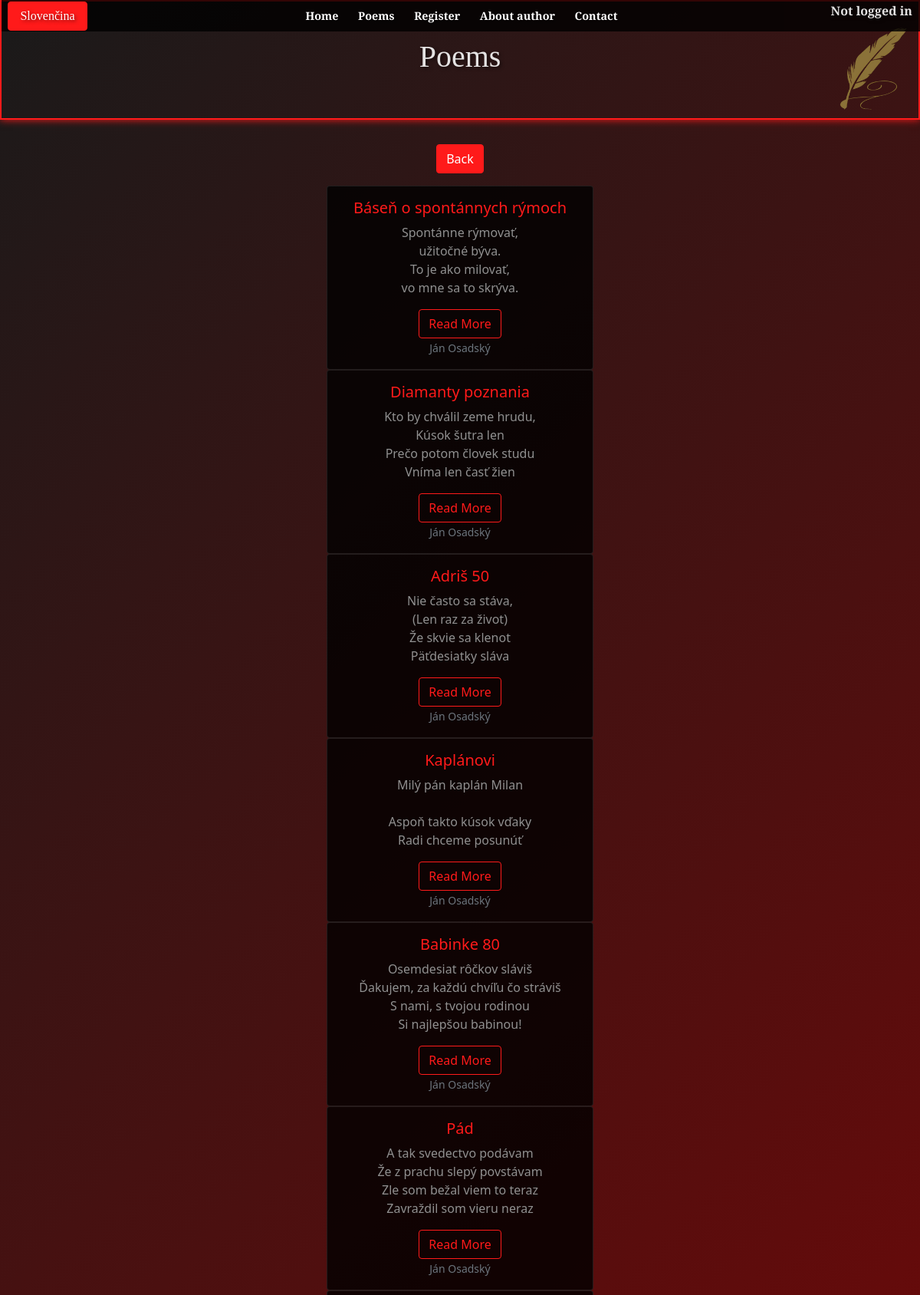
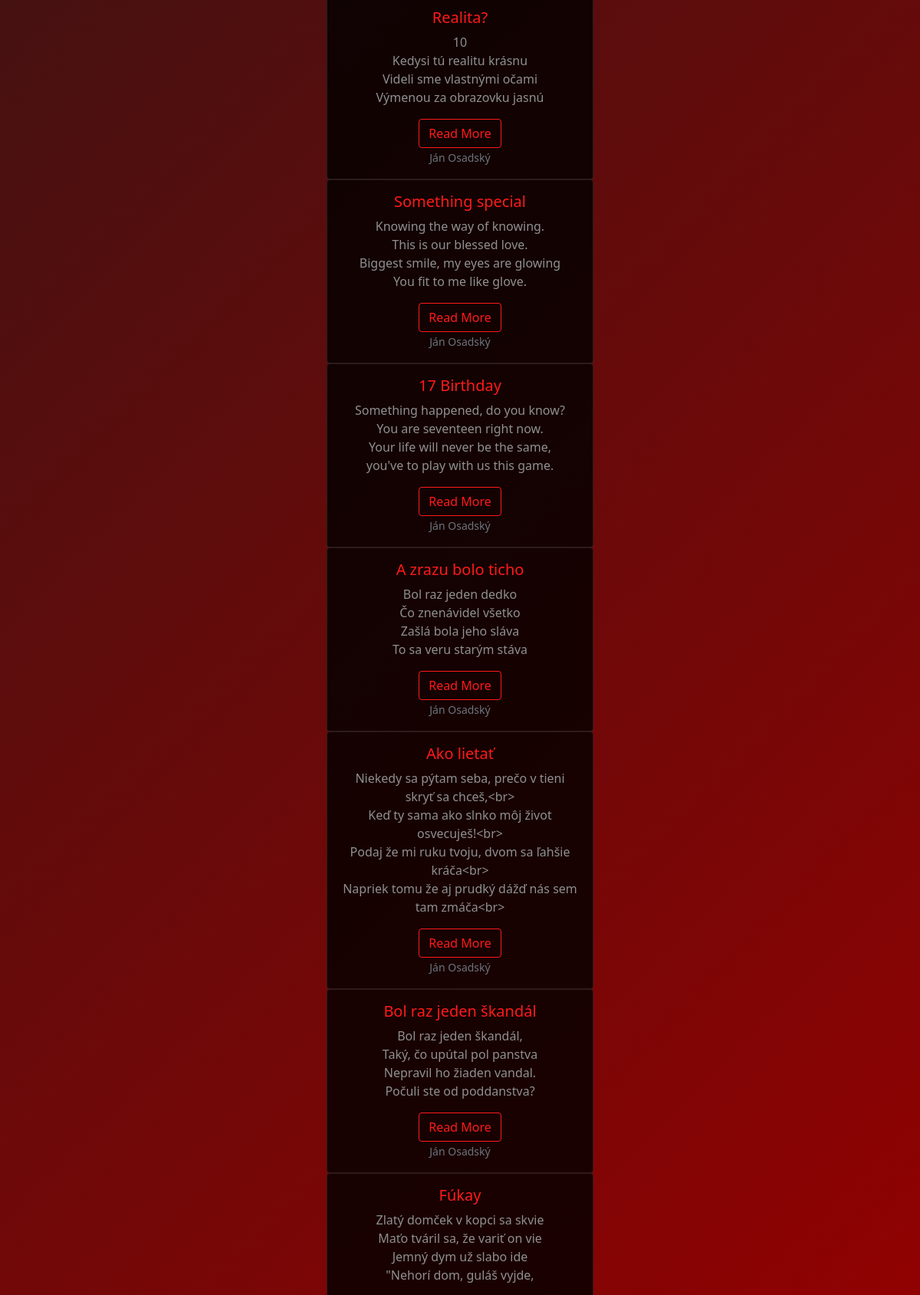
The page /display_poems.php (upper part) on the database its author committed (2 pictures, top to bottom).
### tables this page shows
CREATE TABLE `poems` (
  `ID` int(11) NOT NULL,
  `name` text NOT NULL,
  `author` text NOT NULL,
  `text` mediumtext NOT NULL,
  `date` date NOT NULL DEFAULT current_timestamp(),
  `lang` tinytext NOT NULL
);

### includes/udaje.php (called while the page is built, shortened)
<?php
$current_language = isset($_GET['lang']) ? $_GET['lang'] : 'en';
?>

### includes/functions/funkcie.php (the view, shortened to what this page needs)
<?php
function displayPart($poemID) {
    $conn = new mysqli('localhost', 'root', '', 'poems');
    $sql = "SELECT * FROM poems WHERE ID = ?";
    $stmt = $conn->prepare($sql);
    $stmt->bind_param("i", $poemID);
    $stmt->execute();
    $result = $stmt->get_result();
    if ($result->num_rows > 0) {
        $poem = $result->fetch_assoc();
        $firstFourVerses = nl2br(htmlspecialchars(implode("\n", array_slice(explode("\n", $poem['text']), 0, 4))));
        echo <<<HTML
        <div class='container'>
            <div class='row justify-content-center'>
                <div class='col-md-4'>
                    <div class='card poetry-card h-100'>
                        <div class='card-body'>
                            <h5 class='card-title'>{$poem['name']}</h5>
                            <p class='card-text'>{$firstFourVerses}</p>
                            <div class='text-muted'>
                                <a href='fullpoem.php?id={$poem["ID"]}' class='btn btn-outline-primary'>Read More</a><br>
                                <small>{$poem['author']}</small>
                            </div>
                        </div>
                    </div>
                </div>
            </div>
        </div>
        HTML;
    } else {
        echo "<div class='container'><p>No poem found with the given ID.</p></div>";
    }
}
?>

### includes/hlavicka.php (shortened to what this page needs)
<!DOCTYPE html>
<html lang="en">
<head>
    <link href="https://cdn.jsdelivr.net/npm/bootstrap@5.1.3/dist/css/bootstrap.min.css" rel="stylesheet">
    <link rel="stylesheet" href="assets/css/style.css">
</head>
<body>
<header>
    <h1><?php echo $title; ?></h1>
    <img src="obrazky/poetry.png" alt="Poetry Image" class="img-fluid" style="position: fixed; top: 30px; right: 10px; max-width: 100px; display: block;" id="poetry-image">
    <?php include("navigacia.php"); ?>

### navigacia.php (shortened to what this page needs)
<nav class="navbar navbar-expand-lg navbar-light bg-light">
        <div class="container">
            <li class="nav-item d-none d-lg-block"><a class="nav-link active" href="welcome.php?lang=<?php echo $current_language; ?>"><?php echo ($current_language === 'sk') ? 'Domov' : 'Home'; ?></a></li>
            <li class="nav-item d-none d-lg-block"><a class="nav-link" href="categories.php?lang=<?php echo $current_language; ?>"><?php echo ($current_language === 'sk') ? 'Básne' : 'Poems'; ?></a></li>
            <li class="nav-item d-none d-lg-block"><a class="nav-link" href="register.php?lang=<?php echo $current_language; ?>"><?php echo ($current_language === 'sk') ? 'Registrácia' : 'Register'; ?></a></li>
            <li class="nav-item d-none d-lg-block"><a class="nav-link" href="about.php?lang=<?php echo $current_language; ?>"><?php echo ($current_language === 'sk') ? 'O autorovi' : 'About author'; ?></a></li>
            <li class="nav-item d-none d-lg-block"><a class="nav-link" href="contact.php?lang=<?php echo $current_language; ?>"><?php echo ($current_language === 'sk') ? 'Kontakt' : 'Contact'; ?></a></li>
        </div>
        <section class="language-switch" style="position: fixed; top: 2px; left: 10px; z-index: 1000;">
            <a href="<?php echo strtok($_SERVER["REQUEST_URI"], '?') . '?lang=' . ($current_language === 'sk' ? 'en' : 'sk'); ?>" class="btn btn-primary" style="width: 6.5em;"><?php echo ($current_language === 'sk') ?
            'English' : 'Slovenčina'; ?></a>
        </section>
        <section>
            <div class="text-end" style="position: fixed; top: 2px; right: 10px; z-index: 1000; >
                <?php if (isset($_SESSION['author']) && $_SESSION['author'] !== null): ?>
                    <span class="logged-in-text">Logged in as: <?php echo htmlspecialchars($_SESSION['author']); ?></span>
                <?php else: ?>
                    <span class="logged-in-text">Not logged in</span>
                <?php endif; ?>
            </div>
        </section>
    </nav>
</header>

### display_poems.php (shortened to what this page needs)
<?php
include('includes/udaje.php');
include('includes/functions/funkcie.php');
$poemType = isset($_GET['poem_type']) ? ucfirst(str_replace("_", " ", $_GET['poem_type'])) : "";
$title = isset($current_language) && $current_language === 'sk' ?
    "{$poemType} Básne" : "{$poemType} Poems";
include('includes/hlavicka.php');
?>
<div class="container">
    <a href="javascript:history.back()" class="btn btn-primary mb-3">
        <?php echo $current_language === 'sk' ? "Späť" : "Back"; ?>
    </a>
    <?php
    if ($_SERVER['REQUEST_METHOD'] === 'GET') {
        $sql = empty($_GET['poem_type']) ?
            "SELECT * FROM poems" :
            "SELECT * FROM poems INNER JOIN " . $_GET['poem_type'] . " ON poems.ID = " . $_GET['poem_type'] . ".poemID";
        require_once 'includes/config/config.php';
        $result = $conn->query($sql);
        if ($result->num_rows > 0) {
            while ($row = $result->fetch_assoc()) {
                displayPart($row['ID']);
            }
        } else {
            echo '<p class="text-center">';
            echo $current_language === 'sk' ?
                "Nenašli sa žiadne básne pre vybraný typ." :
                "No poems found for the selected type.";
            echo '</p>';
        }
    }
    ?>
</div>
<?php include('includes/pata.php'); ?>

### includes/pata.php (shortened to what this page needs)
</html>

### assets/css/style.css (style rules this page uses)
:root { --primary-red: #ff1a1a; --dark-red: #990000; --off-black: #1a1a1a; text-align: center; }
* { margin: 0; padding: 0; box-sizing: border-box; }
header { background: linear-gradient(45deg, rgba(0, 0, 0, 0.7), FARBA); padding: 3rem 0; margin-bottom: 2rem; text-align: center; }
header { color: #ffffffe1; text-shadow: 2px 2px 4px rgba(0, 0, 0, 0.5); font-family: 'Playfair Display', serif; font-weight: 700; border: 2px solid #ff1a1a; box-shadow: 0 0 10px #ff1a1a; transition: all 0.3s ease; }
body { background: linear-gradient(135deg, var(--off-black) 0%, var(--dark-red) 100%); color: rgb(144, 144, 144); min-height: 100vh; }
.navbar { background-color: rgba(0, 0, 0, 0.8) !important; position: fixed; text-align: center; top: 0; width: 100%; z-index: 1000; padding: 0.3rem 0; min-height: 40px; }
.navbar-brand, .nav-link { color: white !important; font-size: 0.9rem; padding: 0.3rem 0.8rem !important; }
.navbar .container { display: flex; justify-content: center; }
.btn-primary { background-color: var(--primary-red); border-color: var(--primary-red); }
.btn-outline-primary { color: var(--primary-red); border-color: var(--primary-red); }
.card { background-color: rgba(0, 0, 0, 0.8); border: 1px solid rgba(255, 255, 255, 0.1); transition: transform 0.3s, box-shadow 0.3s; }
.card-title { color: var(--primary-red); }
.container { overflow: hidden; }

### rows shown on the page
poems: name "Báseň o spontánnych rýmoch", text "Spontánne rýmovať, užitočné býva. To je ako milovať, vo mne sa to skrýva.", author "Ján Osadský"
poems: name "Diamanty poznania", text "Kto by chválil zeme hrudu, Kúsok šutra len Prečo potom človek studu Vníma len časť žien", author "Ján Osadský"
poems: name "Adriš 50", text "Nie často sa stáva, (Len raz za život) Že skvie sa klenot Päťdesiatky sláva", author "Ján Osadský"
poems: name "Kaplánovi", text "Milý pán kaplán Milan Aspoň takto kúsok vďaky Radi chceme posunúť", author "Ján Osadský"
poems: name "Babinke 80", text "Osemdesiat rôčkov sláviš Ďakujem, za každú chvíľu čo stráviš S nami, s tvojou rodinou Si najlepšou babinou!", author "Ján Osadský"
poems: name "Pád", text "A tak svedectvo podávam Že z prachu slepý povstávam Zle som bežal viem to teraz Zavraždil som vieru neraz", author "Ján Osadský"
poems: name "Realita?", text "10 Kedysi tú realitu krásnu Videli sme vlastnými očami Výmenou za obrazovku jasnú", author "Ján Osadský"
poems: name "Something special", text "Knowing the way of knowing. This is our blessed love. Biggest smile, my eyes are glowing You fit to me like glove.", author "Ján Osadský"
poems: name "17 Birthday", text "Something happened, do you know? You are seventeen right now. Your life will never be the same, you've to play with us this game.", author "Ján Osadský"
poems: name "A zrazu bolo ticho", text "Bol raz jeden dedko Čo znenávidel všetko Zašlá bola jeho sláva To sa veru starým stáva", author "Ján Osadský"
poems: name "Ako lietať", text "Niekedy sa pýtam seba, prečo v tieni skryť sa chceš,<br> Keď ty sama ako slnko môj život osvecuješ!<br> Podaj že mi ruku tvoju, dvom sa ľahšie kráča<br> Napriek tomu že aj prudký dážď nás sem tam zmáča<br>", author "Ján Osadský"
poems: name "Bol raz jeden škandál", text "Bol raz jeden škandál, Taký, čo upútal pol panstva Nepravil ho žiaden vandal. Počuli ste od poddanstva?", author "Ján Osadský"
poems: name "Fúkay", text "Zlatý domček v kopci sa skvie Maťo tváril sa, že variť on vie Jemný dym už slabo ide \"Nehorí dom, guláš vyjde,"

### other values the page prints
$title "Poems"
